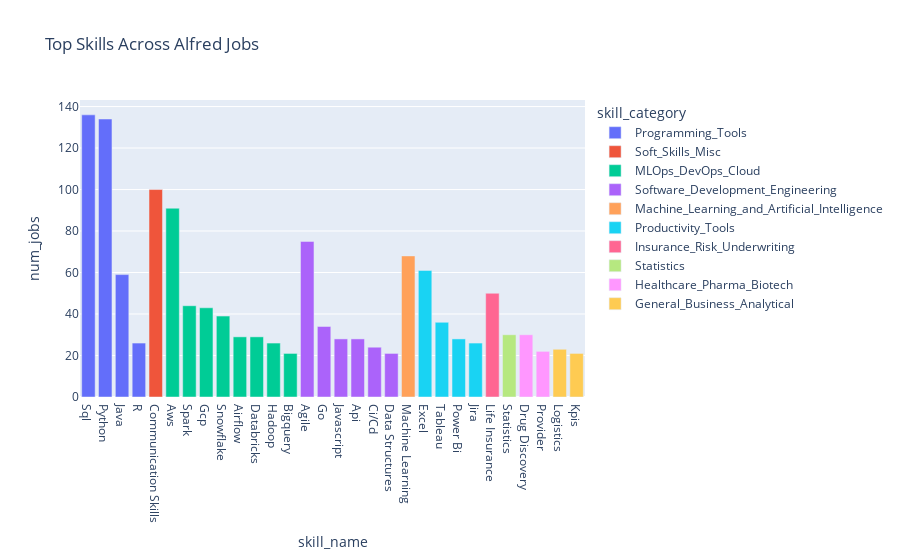

This figure's notebook cell:
### Markdown cell above
Now that we see the type of job titles in the dataset, we can move forward with building the job-skill bipartite graph. lets look at top skills pulled from the job descriptions next.

### Code cell
skill_counts = (
    jobs_skill_map.groupby(["skill_name", "skill_category"])
    .agg(num_jobs=("id", "count"))
    .reset_index()
    .sort_values("num_jobs", ascending=False)
)

px.bar(
    skill_counts.head(30),
    x="skill_name",
    y="num_jobs",
    color="skill_category",
    title="Top Skills Across Alfred Jobs",
)

### Figure 1 — Plotly figure (JSON) as saved in the notebook; plotly's stock layout.template omitted (floating-point values rounded to 4 significant figures)
{"data": [{"alignmentgroup": "True", "hovertemplate": "skill_category=Programming_Tools<br>skill_name=%{x}<br>num_jobs=%{y}<extra></extra>", "legendgroup": "Programming_Tools", "marker": {"color": "#636efa", "pattern": {"shape": ""}}, "name": "Programming_Tools", "offsetgroup": "Programming_Tools", "orientation": "v", "showlegend": true, "textposition": "auto", "type": "bar", "x": ["Sql", "Python", "Java", "R"], "xaxis": "x", "y": [136, 134, 59, 26], "yaxis": "y"}, {"alignmentgroup": "True", "hovertemplate": "skill_category=Soft_Skills_Misc<br>skill_name=%{x}<br>num_jobs=%{y}<extra></extra>", "legendgroup": "Soft_Skills_Misc", "marker": {"color": "#EF553B", "pattern": {"shape": ""}}, "name": "Soft_Skills_Misc", "offsetgroup": "Soft_Skills_Misc", "orientation": "v", "showlegend": true, "textposition": "auto", "type": "bar", "x": ["Communication Skills"], "xaxis": "x", "y": [100], "yaxis": "y"}, {"alignmentgroup": "True", "hovertemplate": "skill_category=MLOps_DevOps_Cloud<br>skill_name=%{x}<br>num_jobs=%{y}<extra></extra>", "legendgroup": "MLOps_DevOps_Cloud", "marker": {"color": "#00cc96", "pattern": {"shape": ""}}, "name": "MLOps_DevOps_Cloud", "offsetgroup": "MLOps_DevOps_Cloud", "orientation": "v", "showlegend": true, "textposition": "auto", "type": "bar", "x": ["Aws", "Spark", "Gcp", "Snowflake", "Airflow", "Databricks", "Hadoop", "Bigquery"], "xaxis": "x", "y": [91, 44, 43, 39, 29, 29, 26, 21], "yaxis": "y"}, {"alignmentgroup": "True", "hovertemplate": "skill_category=Software_Development_Engineering<br>skill_name=%{x}<br>num_jobs=%{y}<extra></extra>", "legendgroup": "Software_Development_Engineering", "marker": {"color": "#ab63fa", "pattern": {"shape": ""}}, "name": "Software_Development_Engineering", "offsetgroup": "Software_Development_Engineering", "orientation": "v", "showlegend": true, "textposition": "auto", "type": "bar", "x": ["Agile", "Go", "Javascript", "Api", "Ci/Cd", "Data Structures"], "xaxis": "x", "y": [75, 34, 28, 28, 24, 21], "yaxis": "y"}, {"alignmentgroup": "True", "hovertemplate": "skill_category=Machine_Learning_and_Artificial_Intelligence<br>skill_name=%{x}<br>num_jobs=%{y}<extra></extra>", "legendgroup": "Machine_Learning_and_Artificial_Intelligence", "marker": {"color": "#FFA15A", "pattern": {"shape": ""}}, "name": "Machine_Learning_and_Artificial_Intelligence", "offsetgroup": "Machine_Learning_and_Artificial_Intelligence", "orientation": "v", "showlegend": true, "textposition": "auto", "type": "bar", "x": ["Machine Learning"], "xaxis": "x", "y": [68], "yaxis": "y"}, {"alignmentgroup": "True", "hovertemplate": "skill_category=Productivity_Tools<br>skill_name=%{x}<br>num_jobs=%{y}<extra></extra>", "legendgroup": "Productivity_Tools", "marker": {"color": "#19d3f3", "pattern": {"shape": ""}}, "name": "Productivity_Tools", "offsetgroup": "Productivity_Tools", "orientation": "v", "showlegend": true, "textposition": "auto", "type": "bar", "x": ["Excel", "Tableau", "Power Bi", "Jira"], "xaxis": "x", "y": [61, 36, 28, 26], "yaxis": "y"}, {"alignmentgroup": "True", "hovertemplate": "skill_category=Insurance_Risk_Underwriting<br>skill_name=%{x}<br>num_jobs=%{y}<extra></extra>", "legendgroup": "Insurance_Risk_Underwriting", "marker": {"color": "#FF6692", "pattern": {"shape": ""}}, "name": "Insurance_Risk_Underwriting", "offsetgroup": "Insurance_Risk_Underwriting", "orientation": "v", "showlegend": true, "textposition": "auto", "type": "bar", "x": ["Life Insurance"], "xaxis": "x", "y": [50], "yaxis": "y"}, {"alignmentgroup": "True", "hovertemplate": "skill_category=Statistics<br>skill_name=%{x}<br>num_jobs=%{y}<extra></extra>", "legendgroup": "Statistics", "marker": {"color": "#B6E880", "pattern": {"shape": ""}}, "name": "Statistics", "offsetgroup": "Statistics", "orientation": "v", "showlegend": true, "textposition": "auto", "type": "bar", "x": ["Statistics"], "xaxis": "x", "y": [30], "yaxis": "y"}, {"alignmentgroup": "True", "hovertemplate": "skill_category=Healthcare_Pharma_Biotech<br>skill_name=%{x}<br>num_jobs=%{y}<extra></extra>", "legendgroup": "Healthcare_Pharma_Biotech", "marker": {"color": "#FF97FF", "pattern": {"shape": ""}}, "name": "Healthcare_Pharma_Biotech", "offsetgroup": "Healthcare_Pharma_Biotech", "orientation": "v", "showlegend": true, "textposition": "auto", "type": "bar", "x": ["Drug Discovery", "Provider"], "xaxis": "x", "y": [30, 22], "yaxis": "y"}, {"alignmentgroup": "True", "hovertemplate": "skill_category=General_Business_Analytical<br>skill_name=%{x}<br>num_jobs=%{y}<extra></extra>", "legendgroup": "General_Business_Analytical", "marker": {"color": "#FECB52", "pattern": {"shape": ""}}, "name": "General_Business_Analytical", "offsetgroup": "General_Business_Analytical", "orientation": "v", "showlegend": true, "textposition": "auto", "type": "bar", "x": ["Logistics", "Kpis"], "xaxis": "x", "y": [23, 21], "yaxis": "y"}], "layout": {"barmode": "relative", "legend": {"title": {"text": "skill_category"}, "tracegroupgap": 0}, "title": {"text": "Top Skills Across Alfred Jobs"}, "xaxis": {"anchor": "y", "domain": [0, 1], "title": {"text": "skill_name"}}, "yaxis": {"anchor": "x", "domain": [0, 1], "title": {"text": "num_jobs"}}}}
